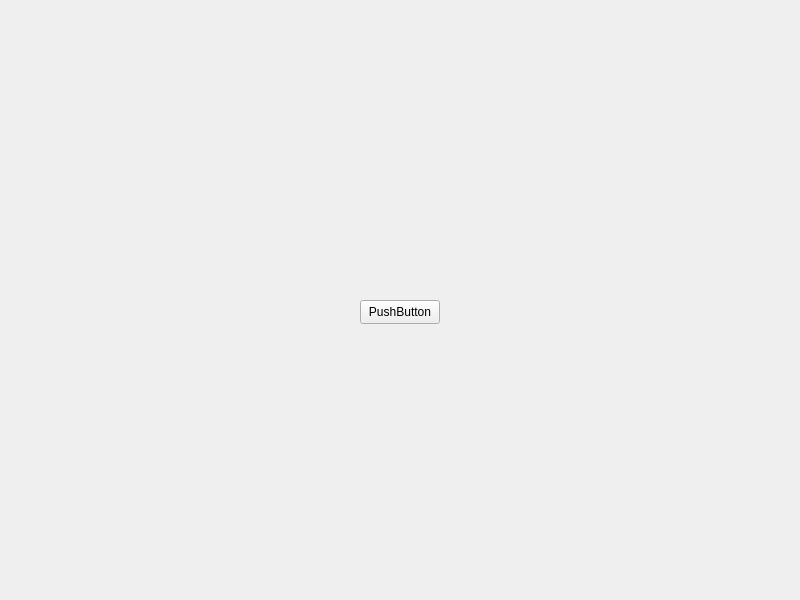
<?xml version="1.0" encoding="UTF-8"?>
<ui version="4.0">
 <class>MainWindow</class>
 <widget class="QMainWindow" name="MainWindow">
  <property name="geometry">
   <rect>
    <x>0</x>
    <y>0</y>
    <width>800</width>
    <height>600</height>
   </rect>
  </property>
  <property name="windowTitle">
   <string>MainWindow</string>
  </property>
  <widget class="QWidget" name="centralwidget">
   <widget class="QPushButton" name="pushButton">
    <property name="geometry">
     <rect>
      <x>360</x>
      <y>300</y>
      <width>80</width>
      <height>24</height>
     </rect>
    </property>
    <property name="text">
     <string>PushButton</string>
    </property>
   </widget>
  </widget>
 </widget>
 <resources/>
 <connections/>
</ui>
